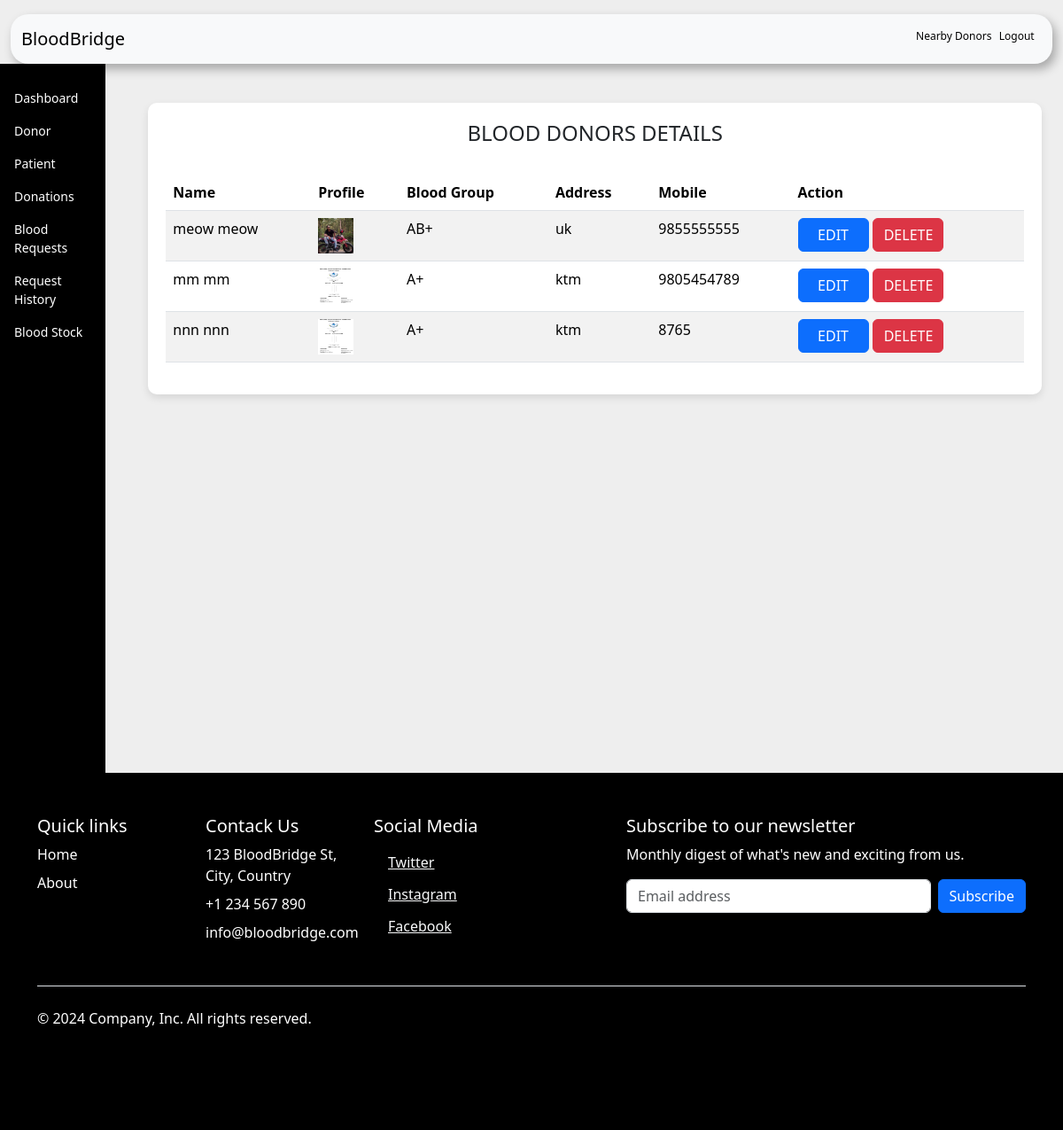
The app's page /admin-donor (signed in), older data.
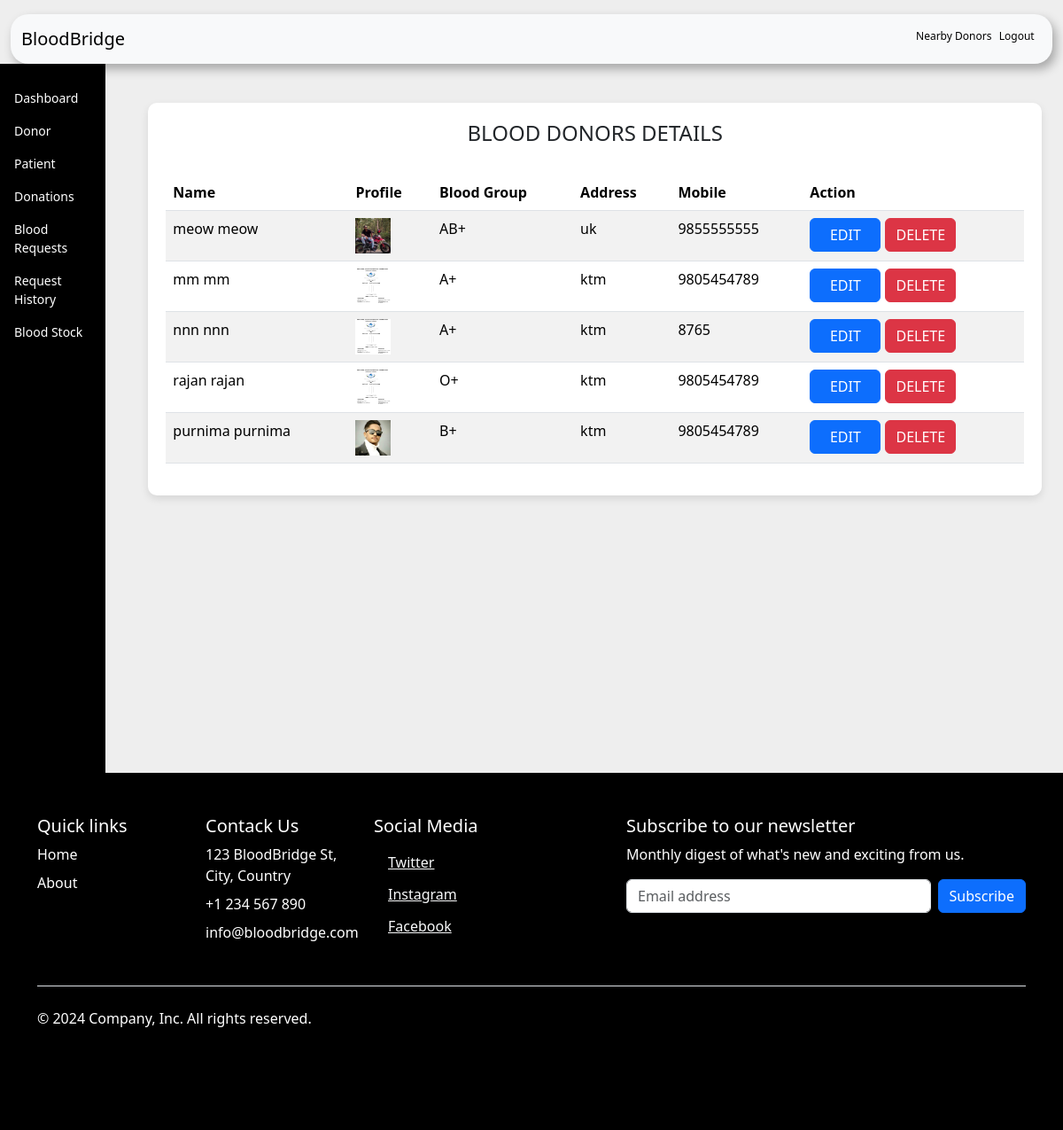
The same page, newer data.
### donor/models.py (models this page shows, shortened)
class Donor(models.Model):
    user = models.OneToOneField(User, on_delete=models.CASCADE)
    latitude = models.FloatField(null=True, blank=True)
    longitude = models.FloatField(null=True, blank=True)
    address = models.CharField(max_length=40)
    mobile = models.CharField(max_length=15, null=True)
    bloodgroup = models.CharField(max_length=10,default='unknown')
    profile_pic = models.ImageField(upload_to='profile_pic/DonorProfilePic/', null=True, blank=True)
    @property
    def get_name(self):
        return self.user.first_name + ' ' + self.user.last_name

### blood/views.py (the view)
# urls.py: path('admin-donor', views.admin_donor_view,name='admin-donor'),
@login_required(login_url='adminlogin')
def admin_donor_view(request):
    donors=dmodels.Donor.objects.all()
    return render(request,'blood/admin_donor.html',{'donors':donors})

### templates/blood/admin_donor.html (shortened to what the changed rows need)
{% block content %}
{% load widget_tweaks %}
{%load static%}
<!DOCTYPE html>
<html lang="en">
<head>
    <link rel="stylesheet" href="home.css">
    <link href="https://cdn.jsdelivr.net/npm/bootstrap@5.3.3/dist/css/bootstrap.min.css" rel="stylesheet">
</head>
<body style="background-color: rgb(238, 238, 238);">
    <div class="d-flex">
        <div class="container-fluid ms-4 p-4">
            <div class="table-container">
                <H4 class="text-center">BLOOD DONORS DETAILS</H4><br>
                <table class="table table-striped">
                    <thead >
                        <tr>
                            <th scope="col">Name</th>
                            <th scope="col">Profile</th>
                            <th scope="col">Blood Group</th>
                            <th scope="col">Address</th>
                            <th scope="col">Mobile</th>
                            <th class="text-right">Action</th>
                        </tr>
                    </thead>
                    <tbody>
                        {% for t in donors %}
                        <tr>
                            <td> {{t.get_name}}</td>
                            <td> <img src="{% static t.profile_pic.url %}" alt="Profile Pic" height="40px" width="40px" /></td>
                            <td>{{t.bloodgroup}}</td>
                            <td>{{t.address}}</td>
                            <td>{{t.mobile}}</td>
                            <td class="text-right">
                                <button class="btn btn-primary badge-pill" style="width: 80px;"><a  style="text-decoration: none;color: white;" href="{% url 'update-donor' t.id  %}">EDIT</a> </button>
                                <button class="btn btn-danger badge-pill" style="width: 80px;"><a  style="text-decoration: none;color: white;" href="{% url 'delete-donor' t.id  %}">DELETE</a> </button>
                            </td>
                        </tr>
                        {% endfor %}
                    </tbody>
                </table>
            </div>
        </div>
    </div>
</body>
</html>
{% endblock content %}

Row changes from the older to the newer data that the page shows:
added Donor: get_name "rajan rajan", profile_pic (picture), bloodgroup "O+", address "ktm", mobile "9805454789"
added Donor: get_name "purnima purnima", profile_pic (picture), bloodgroup "B+", address "ktm", mobile "9805454789"
